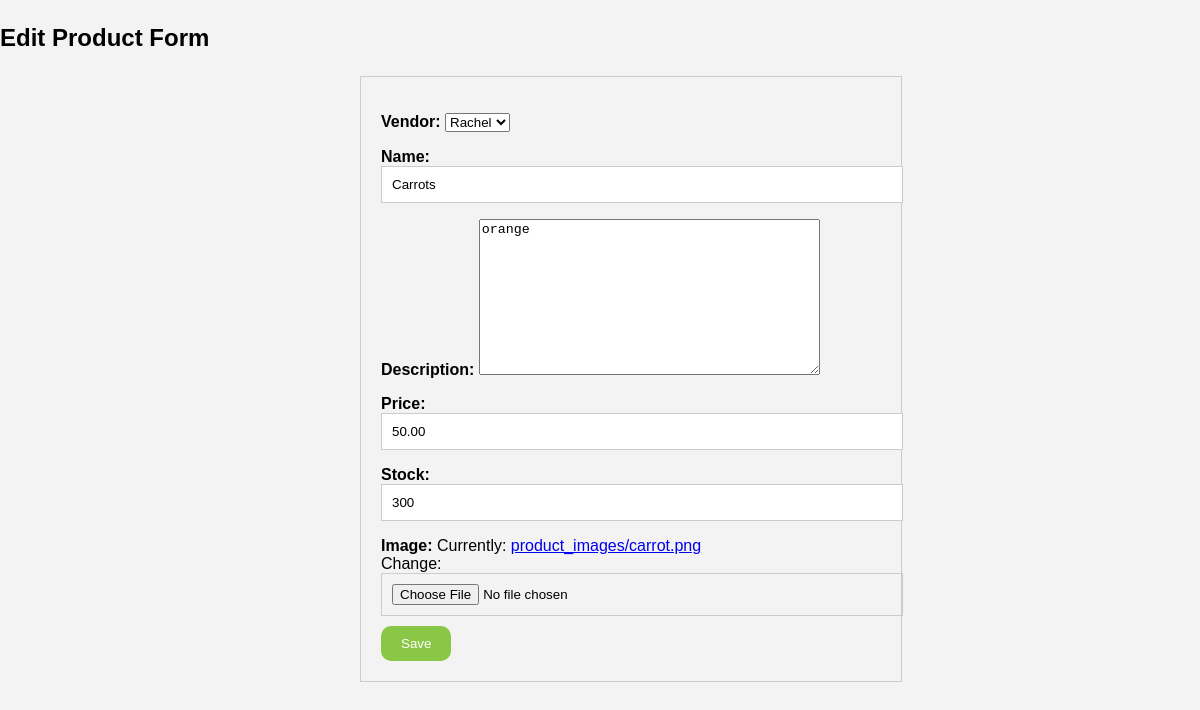
Page /inventory/products/edit/1/ on the committed database.
### inventory/models.py (models this page shows, shortened)
class Product(models.Model):
    vendor = models.ForeignKey(Vendor, on_delete=models.CASCADE, related_name='products')
    name = models.CharField(max_length=32)
    description = models.TextField()
    price = models.DecimalField(max_digits=6, decimal_places=2)
    stock = models.PositiveIntegerField()
    image = models.ImageField(upload_to='product_images/',null=True)  # Added image field
    date_created = models.DateTimeField(auto_now_add=True)
    date_updated = models.DateTimeField(auto_now=True)

### vendor/models.py (models this page shows)
class Vendor(models.Model):
    name = models.CharField(max_length=100)
    address = models.CharField(max_length=200)
    def __str__(self):
        return self.name

### inventory/views.py (the view)
# urls.py: path("products/edit/<int:id>/",  product_view, name="products_edit_view"),
def product_view(request, id):
    product = Product.objects.get(id=id)
    if request.method == 'POST':
        form = ProductUploadForm(request.POST, instance=Product)
        if form.is_valid():
            form.save()
            return redirect("product_detail_view",id=Product.id )
    else:
        form = ProductUploadForm(instance=product)
    return render(request, "inventory/edit_product.html", {"form": form})

### inventory/forms.py
class ProductUploadForm(forms.ModelForm):
    class Meta:
        model = Product
        fields = "__all__"

### templates/inventory/edit_product.html (shortened to what this page needs)
<!DOCTYPE html>
<html lang="en">
<head>
    {% load static %}
    <link rel="stylesheet" href="{% static 'css/inventory.css'%}">
</head>
<body class="d">
    <h3  >Edit Product Form</h3>
    <form method="POST", class = "upload-form">
        {{form.as_p}}
        <button  class="submit">Save</button >
    </form>
</body>
</html>

### cart/static/css/inventory.css (style rules this page uses)
body { font-family: sans-serif; margin: 0; padding: 0; }
p { margin-bottom: 10px; }
h3 { font-size: 1.5em; }
button { background-color: #ddc4d5; padding: 10px 20px; border-radius: 10px !important; border: none; cursor: pointer; }
.d { background-color: #f3f3f3 !important; }
.upload-form { width: 500px; margin-left: 30%; padding: 20px; border: 1px solid #ccc; }
.upload-form label { font-size: 16px; font-weight: bold; }
.upload-form input { width: 100%; padding: 10px; border: 1px solid #ccc; }
.upload-form button { background-color: #8BC746; color: white; padding: 10px 20px; border: none; cursor: pointer; }

### rows in the picture
Product: vendor "Rachel", description "orange", price "50.00", stock "300"
Vendor: name "Carrots"
